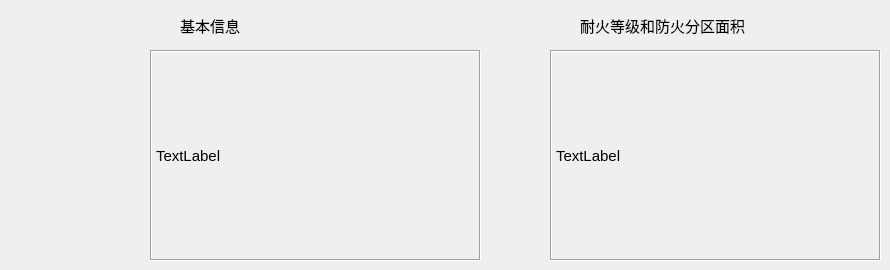
    <widget class="QWidget" name="page_2">
     <widget class="QLabel" name="label_10">
      <property name="geometry">
       <rect>
        <x>180</x>
        <y>10</y>
        <width>81</width>
        <height>31</height>
       </rect>
      </property>
      <property name="font">
       <font>
        <pointsize>11</pointsize>
       </font>
      </property>
      <property name="text">
       <string>基本信息</string>
      </property>
     </widget>
     <widget class="QLabel" name="label_17">
      <property name="geometry">
       <rect>
        <x>150</x>
        <y>50</y>
        <width>331</width>
        <height>211</height>
       </rect>
      </property>
      <property name="font">
       <font>
        <pointsize>11</pointsize>
       </font>
      </property>
      <property name="frameShape">
       <enum>QFrame::Box</enum>
      </property>
      <property name="frameShadow">
       <enum>QFrame::Sunken</enum>
      </property>
      <property name="text">
       <string>TextLabel</string>
      </property>
      <property name="wordWrap">
       <bool>true</bool>
      </property>
     </widget>
     <widget class="QLabel" name="label_18">
      <property name="geometry">
       <rect>
        <x>550</x>
        <y>50</y>
        <width>331</width>
        <height>211</height>
       </rect>
      </property>
      <property name="font">
       <font>
        <pointsize>11</pointsize>
       </font>
      </property>
      <property name="frameShape">
       <enum>QFrame::Box</enum>
      </property>
      <property name="frameShadow">
       <enum>QFrame::Sunken</enum>
      </property>
      <property name="text">
       <string>TextLabel</string>
      </property>
      <property name="wordWrap">
       <bool>true</bool>
      </property>
     </widget>
     <widget class="QLabel" name="label_19">
      <property name="geometry">
       <rect>
        <x>580</x>
        <y>10</y>
        <width>211</width>
        <height>31</height>
       </rect>
      </property>
      <property name="font">
       <font>
        <pointsize>11</pointsize>
       </font>
      </property>
      <property name="text">
       <string>耐火等级和防火分区面积</string>
      </property>
     </widget>
    </widget>
